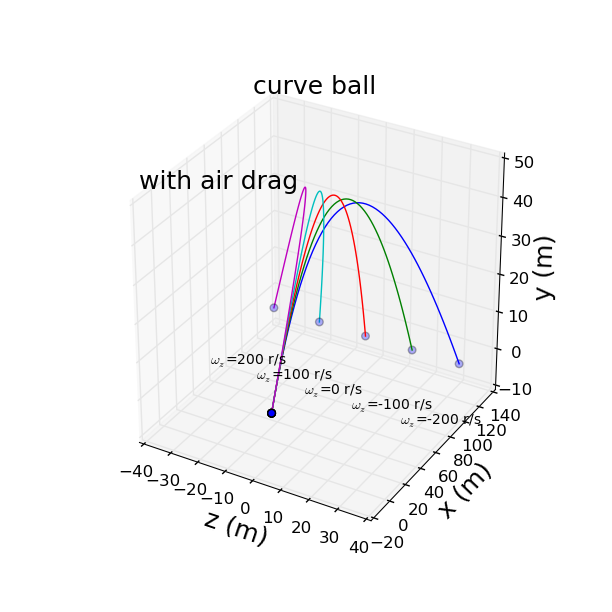

This figure's Python source:
import numpy as np    
import math
import mpl_toolkits.mplot3d 
import matplotlib.pyplot as plt

class BASEBALL(object):
    def __init__(self, _vx0, _vy0, _vz0, _dt= 0.1,_omgz=0):
        self.vx, self.vy, self.vz= _vx0, _vy0, _vz0 
        self.v = math.sqrt(_vx0**2+ _vy0**2+ _vz0**2)
        self.B2= 0.0039+ 0.0058/(1.+math.exp((self.v-35)/5))
        self.S0= 4.1E-4
        self.g= 9.8
        self.dt= _dt 
        self.x, self.y, self.z= [0], [1.8], [0]
        self.omgz= _omgz
    def calculate(self):
        while True: 
            self.x.append(self.vx*self.dt+self.x[-1])            # append coordinates to x,y,z
            self.y.append(self.vy*self.dt+self.y[-1])
            self.z.append(self.vz*self.dt+self.z[-1])
            self.vx, self.vy, self.vz = \
                (-self.B2*self.v*self.vx)*self.dt+ self.vx, \
                (-self.g- self.B2*self.v*self.vy)*self.dt+ self.vy,\
                (-self.S0*self.vx*self.omgz)*self.dt+ self.vz                      # change the velocity
            self.v= math.sqrt(self.vx**2+self.vy**2+self.vz**2)
            self.B2= 0.0039+ 0.0058/(1.+math.exp((self.v-35)/5))
            if self.y[-1]< 0: 
                break
    def graphics(self,_gra, _omgz):             # plot the trajetory
        _gra.plot(self.z, self.x, self.y, label=r'$\omega_z$=%.f r/s'%_omgz)
        _gra.scatter([self.z[0],self.z[-1]],[self.x[0],self.x[-1]],[self.y[0],self.y[-1]],s=30)
        _gra.text(self.z[-1], self.x[-1]-80, self.y[-1], r'$\omega_z$=%.f r/s'%_omgz,fontsize=10)


fig= plt.figure(figsize=(6,6))
ax = plt.subplot(1,1,1,projection='3d')
for omgz in [-200,-100,0,100,200]:          # change the angular velocity the determine the dependence of trajetory on omega
    comp= BASEBALL(110*0.4470*math.cos(np.pi/4), 110*0.4470*math.sin(np.pi/4),0,0.1,omgz)
    comp.calculate()
    comp.graphics(ax, omgz)
ax.set_xlabel('z (m)', fontsize=18)
ax.set_ylabel('x (m)', fontsize=18)
ax.set_zlabel('y (m)', fontsize=18)
ax.set_title('curve ball', fontsize=18)
ax.text(-60,40,40,'with air drag', fontsize= 18)
plt.show(fig)
